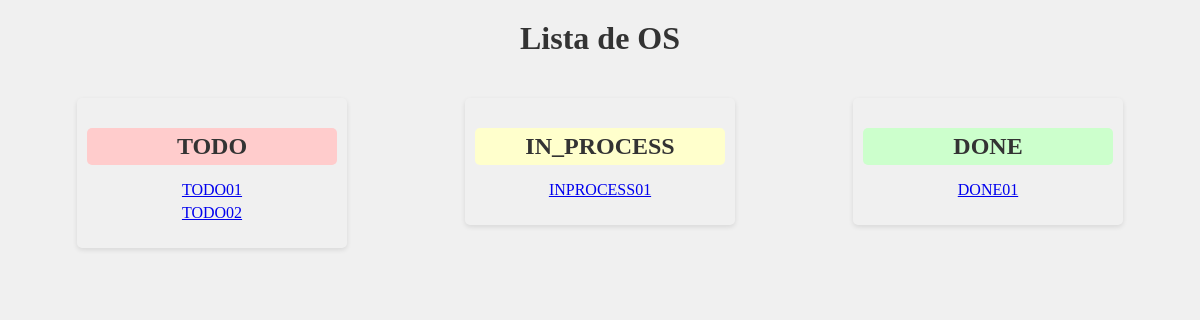
The app's page /core/os-list/, older data.
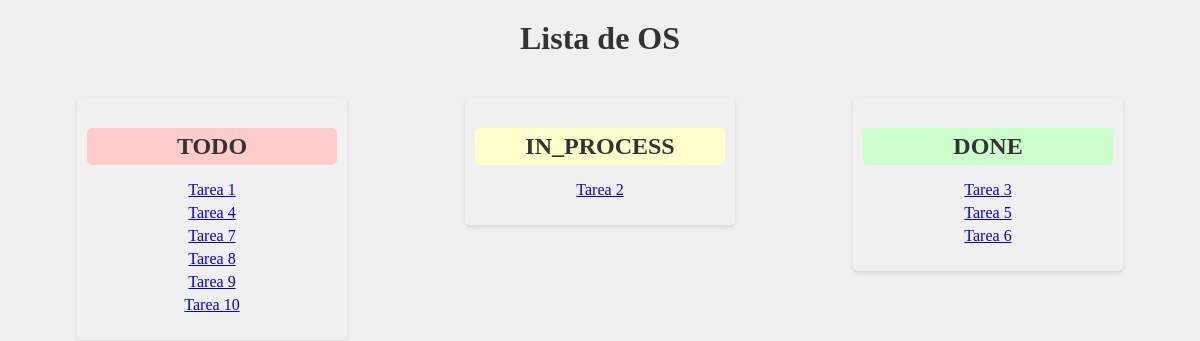
The same page, newer data.
### core/models.py (models this page shows)
class OS(models.Model):
    estado_choices = [
        ('TODO', 'To-Do'),
        ('IN_PROCESS', 'In-Process'),
        ('DONE', 'Done'),
    ]
    estado = models.CharField(max_length=20, choices=estado_choices, default='TODO')
    nombre = models.CharField(max_length=100)
    descripcion = models.CharField(max_length=100)
    estado_trabajo = models.CharField(max_length=20, choices=[('ARMADO', 'Armado'), ('DESARME', 'Desarme')], default='DESARME')

### core/views.py (the view, shortened to what this page needs)
# urls.py: path('os-list/', os_list, name='os_list'),
def os_list(request):
    os_dict = {
        'TODO': OS.objects.filter(estado='TODO'),
        'IN_PROCESS': OS.objects.filter(estado='IN_PROCESS'),
        'DONE': OS.objects.filter(estado='DONE'),
    }
    return render(request, 'core/os_list.html', {'os_dict': os_dict})

### core/templates/core/os_list.html (shortened to what this page needs)
<!DOCTYPE html>
<html lang="en">
<head>
</head>
<body>
    <h1>Lista de OS</h1>
    <div class="column-container">
        {% for estado, os_list in os_dict.items %}
            <div class="{{ estado.lower }}">
                <h2>{{ estado }}</h2>
                <ul>
                    {% for os in os_list %}
                        <li class="todo-item"><a href="{% url 'detalle_os' os.id %}">{{ os.nombre }}</a></li>
                    {% endfor %}
                </ul>
            </div>
        {% endfor %}
    </div>
</body>
</html>

### core/templates/core/os_list.html (style rules this page uses)
body { background-color: #f0f0f0; }
h1 { text-align: center; color: #333; margin-top: 20px; }
.column-container { column-count: 3; column-gap: 20px; display: flex; justify-content: space-around; align-items: flex-start; padding: 20px; }
.column-container div { padding: 10px; margin-bottom: 20px; border-radius: 5px; width: 250px; box-shadow: 0px 2px 5px rgba(0, 0, 0, 0.1); }
.todo h2 { background-color: #ffcccc; color: #333; }
.in_process h2 { background-color: #ffffcc; color: #333; }
.done h2 { background-color: #ccffcc; color: #333; }
.column-container div h2 { text-align: center; margin-bottom: 10px; padding: 5px; border-radius: 5px; }
.column-container div ul { list-style-type: none; padding: 0; }
.column-container div ul li { user-select: auto; cursor: pointer; margin-bottom: 5px; text-align: center; }

Row changes from the older to the newer data that the page shows:
changed OS: nombre "TODO01" → "Tarea 1"
changed OS: nombre "TODO02" → "Tarea 4"
added OS: nombre "Tarea 7", shown under "TODO"
added OS: nombre "Tarea 8", shown under "TODO"
added OS: nombre "Tarea 9", shown under "TODO"
added OS: nombre "Tarea 10", shown under "TODO"
changed OS: nombre "INPROCESS01" → "Tarea 2"
changed OS: nombre "DONE01" → "Tarea 3"
added OS: nombre "Tarea 5", shown under "DONE"
added OS: nombre "Tarea 6", shown under "DONE"
